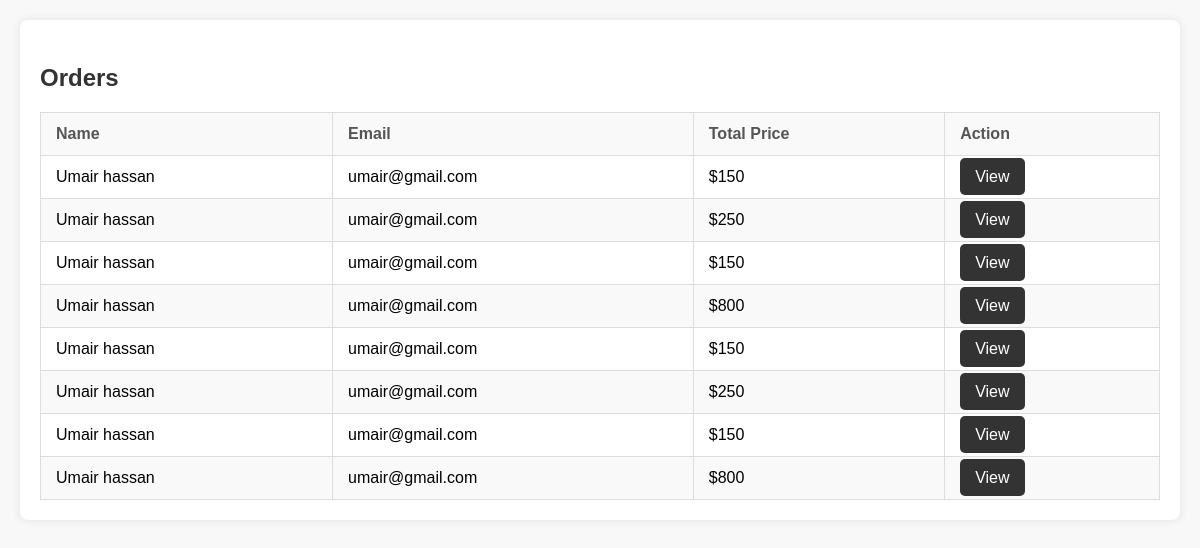
The app's page /admin/order.php with its own data.
### tables this page shows
CREATE TABLE `order` (
  `id` int(11) NOT NULL,
  `product_id` int(11) NOT NULL,
  `quantity` int(11) NOT NULL,
  `name` varchar(255) NOT NULL,
  `email` varchar(255) NOT NULL,
  `address` varchar(255) NOT NULL,
  `city` varchar(255) NOT NULL,
  `country` varchar(255) NOT NULL,
  `price` int(20) NOT NULL,
  `user_id` int(11) NOT NULL
);

### admin/functions.php (called while the page is built, shortened)
<?php
class Student {
    private $servername = "localhost";
    private $username = "root";
    private $password = "";
    private $db = "helendo";
    private $conn;
    public function __construct() {
        $this->conn = new mysqli($this->servername, $this->username, $this->password, $this->db);
    }
public function getOrders() {
    $query = "SELECT * FROM `order` WHERE 1";
    $result = $this->conn->query($query);
    if ($result->num_rows > 0) {
        $orders = [];
        while ($row = $result->fetch_assoc()) {
            $orders[] = $row;
        }
        return $orders;
    } else {
        return [];
    }
}
}
?>

### admin/order.php (the view, shortened to what this page needs)
<!DOCTYPE html>
<html class="no-js" lang="zxx">
<head>
</head>
<body>
<?php
    include('functions.php');
    $objStudent = new Student();
    $orders = $objStudent->getOrders();
?>
<div class="tab-pane fade" id="orders" role="tabpanel">
    <div class="myaccount-content">
        <h3 class="title">Orders</h3>
        <div class="myaccount-table table-responsive text-center">
            <table class="table table-bordered">
                <thead class="thead-light">
                    <tr>
                        <th>Name</th>
                        <th>Email</th>
                        <th>Total Price</th>
                        <th>Action</th>
                    </tr>
                </thead>
                <tbody>
                    <?php if (!empty($orders)) : ?>
                        <?php foreach ($orders as $order) : ?>
                            <tr>
                                <td><?php echo htmlspecialchars($order['name']); ?></td>
                                <td><?php echo htmlspecialchars($order['email']); ?></td>
                                <td>$<?php echo htmlspecialchars($order['price']); ?></td>
                                <td><a href="../viewdetail.php?user_id=<?php echo $order['user_id']; ?>"  class="btn btn-dark btn-hover-primary btn-sm rounded-0">View</a></td>
                            </tr>
                        <?php endforeach; ?>
                    <?php else : ?>
                        <tr>
                            <td colspan="4">No orders found</td>
                        </tr>
                    <?php endif; ?>
                </tbody>
            </table>
        </div>
    </div>
</div>
</body>
</html>

### admin/order.php (style rules this page uses)
body { font-family: Arial, sans-serif; background-color: #f8f8f8; margin: 0; padding: 20px; }
.myaccount-content { background-color: #fff; padding: 20px; border-radius: 8px; box-shadow: 0 0 10px rgba(0, 0, 0, 0.1); }
.title { font-size: 24px; margin-bottom: 20px; color: #333; }
.myaccount-table { margin-top: 20px; }
.table { width: 100%; border-collapse: collapse; }
.table thead { background-color: #f2f2f2; }
.table th, .table td { padding: 12px 15px; border: 1px solid #ddd; text-align: left; }
.table th { background-color: #f9f9f9; font-weight: bold; color: #555; }
.table tbody tr:nth-child(even) { background-color: #f9f9f9; }
.btn { text-decoration: none; padding: 10px 15px; background-color: #333; color: #fff; border-radius: 5px; transition: background-color 0.3s; }

### records on screen
order: name "Umair hassan", email "umair@gmail.com", price "150"
order: name "Umair hassan", email "umair@gmail.com", price "250"
order: name "Umair hassan", email "umair@gmail.com", price "150"
order: name "Umair hassan", email "umair@gmail.com", price "800"
order: name "Umair hassan", email "umair@gmail.com", price "150"
order: name "Umair hassan", email "umair@gmail.com", price "250"
order: name "Umair hassan", email "umair@gmail.com", price "150"
order: name "Umair hassan", email "umair@gmail.com", price "800"
